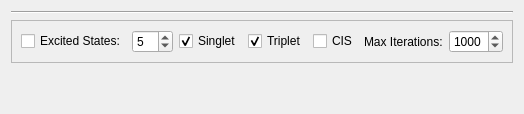
     <widget class="QWidget" name="tab_2">
      <attribute name="title">
       <string>UV/Vis Spectra</string>
      </attribute>
      <layout class="QGridLayout" name="gridLayout_8">
       <item row="0" column="0">
        <widget class="Line" name="line_2">
         <property name="orientation">
          <enum>Qt::Horizontal</enum>
         </property>
        </widget>
       </item>
       <item row="1" column="0">
        <widget class="QFrame" name="frame_3">
         <property name="frameShape">
          <enum>QFrame::StyledPanel</enum>
         </property>
         <property name="frameShadow">
          <enum>QFrame::Raised</enum>
         </property>
         <layout class="QHBoxLayout" name="horizontalLayout_11">
          <item>
           <widget class="QCheckBox" name="checkBox_tddft">
            <property name="text">
             <string>Excited States:</string>
            </property>
           </widget>
          </item>
          <item>
           <widget class="QSpinBox" name="spinBox_nroots">
            <property name="minimum">
             <number>1</number>
            </property>
            <property name="value">
             <number>5</number>
            </property>
           </widget>
          </item>
          <item>
           <widget class="QCheckBox" name="checkBox_tddftsinglet">
            <property name="text">
             <string>Singlet</string>
            </property>
            <property name="checked">
             <bool>true</bool>
            </property>
           </widget>
          </item>
          <item>
           <widget class="QCheckBox" name="checkBox_tddfttriplet">
            <property name="text">
             <string>Triplet</string>
            </property>
            <property name="checked">
             <bool>true</bool>
            </property>
           </widget>
          </item>
          <item>
           <widget class="QCheckBox" name="checkBox_cis">
            <property name="text">
             <string>CIS</string>
            </property>
           </widget>
          </item>
          <item>
           <widget class="QLabel" name="label_37">
            <property name="text">
             <string>Max Iterations:</string>
            </property>
           </widget>
          </item>
          <item>
           <widget class="QSpinBox" name="spinBox_tddftiter">
            <property name="maximum">
             <number>2000</number>
            </property>
            <property name="value">
             <number>1000</number>
            </property>
           </widget>
          </item>
         </layout>
        </widget>
       </item>
       <item row="2" column="0">
        <spacer name="verticalSpacer_2">
         <property name="orientation">
          <enum>Qt::Vertical</enum>
         </property>
         <property name="sizeHint" stdset="0">
          <size>
           <width>20</width>
           <height>40</height>
          </size>
         </property>
        </spacer>
       </item>
      </layout>
     </widget>
